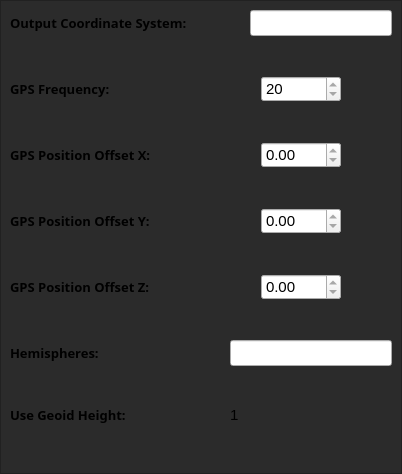
           <widget class="QWidget" name="tabRtk">
            <attribute name="title">
             <string>RTK</string>
            </attribute>
            <layout class="QVBoxLayout" name="verticalLayout_8">
             <property name="spacing">
              <number>4</number>
             </property>
             <property name="leftMargin">
              <number>0</number>
             </property>
             <property name="topMargin">
              <number>0</number>
             </property>
             <property name="rightMargin">
              <number>0</number>
             </property>
             <property name="bottomMargin">
              <number>0</number>
             </property>
             <item>
              <widget class="QFrame" name="frameRTKSetting">
               <property name="styleSheet">
                <string notr="true">QFrame{background:#2b2b2b}</string>
               </property>
               <property name="frameShape">
                <enum>QFrame::StyledPanel</enum>
               </property>
               <property name="frameShadow">
                <enum>QFrame::Raised</enum>
               </property>
               <layout class="QVBoxLayout" name="verticalLayout_10">
                <property name="spacing">
                 <number>6</number>
                </property>
                <item>
                 <layout class="QVBoxLayout" name="verticalLayout_9">
                  <property name="spacing">
                   <number>40</number>
                  </property>
                  <item>
                   <layout class="QHBoxLayout" name="horizontalLayout_29">
                    <item>
                     <widget class="QLabel" name="labelSystem">
                      <property name="minimumSize">
                       <size>
                        <width>200</width>
                        <height>0</height>
                       </size>
                      </property>
                      <property name="maximumSize">
                       <size>
                        <width>200</width>
                        <height>16777215</height>
                       </size>
                      </property>
                      <property name="font">
                       <font>
                        <family>Arial Black</family>
                        <pointsize>10</pointsize>
                        <weight>75</weight>
                        <bold>true</bold>
                       </font>
                      </property>
                      <property name="text">
                       <string>Output Coordinate System:</string>
                      </property>
                     </widget>
                    </item>
                    <item>
                     <widget class="QLineEdit" name="outputCoordinateSystem">
                      <property name="font">
                       <font>
                        <family>Arial</family>
                        <pointsize>11</pointsize>
                       </font>
                      </property>
                      <property name="readOnly">
                       <bool>true</bool>
                      </property>
                     </widget>
                    </item>
                   </layout>
                  </item>
                  <item>
                   <layout class="QHBoxLayout" name="horizontalLayout_69">
                    <item>
                     <widget class="QLabel" name="label_noOfCores_3">
                      <property name="minimumSize">
                       <size>
                        <width>160</width>
                        <height>0</height>
                       </size>
                      </property>
                      <property name="maximumSize">
                       <size>
                        <width>160</width>
                        <height>16777215</height>
                       </size>
                      </property>
                      <property name="font">
                       <font>
                        <family>Arial Black</family>
                        <pointsize>10</pointsize>
                        <weight>75</weight>
                        <bold>true</bold>
                       </font>
                      </property>
                      <property name="toolTip">
                       <string>Number of cores</string>
                      </property>
                      <property name="text">
                       <string>GPS Frequency:</string>
                      </property>
                     </widget>
                    </item>
                    <item>
                     <spacer name="horizontalSpacer_46">
                      <property name="orientation">
                       <enum>Qt::Horizontal</enum>
                      </property>
                      <property name="sizeHint" stdset="0">
                       <size>
                        <width>40</width>
                        <height>20</height>
                       </size>
                      </property>
                     </spacer>
                    </item>
                    <item>
                     <widget class="QSpinBox" name="spinBoxGpsFreq">
                      <property name="minimumSize">
                       <size>
                        <width>80</width>
                        <height>20</height>
                       </size>
                      </property>
                      <property name="font">
                       <font>
                        <pointsize>11</pointsize>
                       </font>
                      </property>
                      <property name="readOnly">
                       <bool>true</bool>
                      </property>
                      <property name="suffix">
                       <string/>
                      </property>
                      <property name="prefix">
                       <string/>
                      </property>
                      <property name="minimum">
                       <number>1</number>
                      </property>
                      <property name="maximum">
                       <number>20</number>
                      </property>
                      <property name="value">
                       <number>20</number>
                      </property>
                     </widget>
                    </item>
                    <item>
                     <spacer name="horizontalSpacer_47">
                      <property name="orientation">
                       <enum>Qt::Horizontal</enum>
                      </property>
                      <property name="sizeHint" stdset="0">
                       <size>
                        <width>40</width>
                        <height>20</height>
                       </size>
                      </property>
                     </spacer>
                    </item>
                   </layout>
                  </item>
                  <item>
                   <layout class="QHBoxLayout" name="horizontalLayout_30">
                    <item>
                     <widget class="QLabel" name="label_3">
                      <property name="minimumSize">
                       <size>
                        <width>160</width>
                        <height>0</height>
                       </size>
                      </property>
                      <property name="maximumSize">
                       <size>
                        <width>160</width>
                        <height>16777215</height>
                       </size>
                      </property>
                      <property name="font">
                       <font>
                        <family>Arial Black</family>
                        <pointsize>10</pointsize>
                        <weight>75</weight>
                        <bold>true</bold>
                       </font>
                      </property>
                      <property name="text">
                       <string>GPS Position Offset X:</string>
                      </property>
                     </widget>
                    </item>
                    <item>
                     <spacer name="horizontalSpacer_21">
                      <property name="orientation">
                       <enum>Qt::Horizontal</enum>
                      </property>
                      <property name="sizeHint" stdset="0">
                       <size>
                        <width>40</width>
                        <height>20</height>
                       </size>
                      </property>
                     </spacer>
                    </item>
                    <item alignment="Qt::AlignHCenter">
                     <widget class="QDoubleSpinBox" name="doubleSpinBoxXRtk">
                      <property name="minimumSize">
                       <size>
                        <width>80</width>
                        <height>20</height>
                       </size>
                      </property>
                      <property name="font">
                       <font>
                        <pointsize>11</pointsize>
                       </font>
                      </property>
                      <property name="readOnly">
                       <bool>true</bool>
                      </property>
                      <property name="minimum">
                       <double>-5.000000000000000</double>
                      </property>
                      <property name="maximum">
                       <double>5.000000000000000</double>
                      </property>
                     </widget>
                    </item>
                    <item>
                     <spacer name="horizontalSpacer">
                      <property name="orientation">
                       <enum>Qt::Horizontal</enum>
                      </property>
                      <property name="sizeHint" stdset="0">
                       <size>
                        <width>40</width>
                        <height>20</height>
                       </size>
                      </property>
                     </spacer>
                    </item>
                   </layout>
                  </item>
                  <item>
                   <layout class="QHBoxLayout" name="horizontalLayout_39">
                    <item>
                     <widget class="QLabel" name="label_4">
                      <property name="minimumSize">
                       <size>
                        <width>160</width>
                        <height>0</height>
                       </size>
                      </property>
                      <property name="maximumSize">
                       <size>
                        <width>160</width>
                        <height>16777215</height>
                       </size>
                      </property>
                      <property name="font">
                       <font>
                        <family>Arial Black</family>
                        <pointsize>10</pointsize>
                        <weight>75</weight>
                        <bold>true</bold>
                       </font>
                      </property>
                      <property name="text">
                       <string>GPS Position Offset Y:</string>
                      </property>
                     </widget>
                    </item>
                    <item>
                     <spacer name="horizontalSpacer_37">
                      <property name="orientation">
                       <enum>Qt::Horizontal</enum>
                      </property>
                      <property name="sizeHint" stdset="0">
                       <size>
                        <width>40</width>
                        <height>20</height>
                       </size>
                      </property>
                     </spacer>
                    </item>
                    <item>
                     <widget class="QDoubleSpinBox" name="doubleSpinBoxYRtk">
                      <property name="minimumSize">
                       <size>
                        <width>80</width>
                        <height>20</height>
                       </size>
                      </property>
                      <property name="font">
                       <font>
                        <pointsize>11</pointsize>
                       </font>
                      </property>
                      <property name="readOnly">
                       <bool>true</bool>
                      </property>
                      <property name="minimum">
                       <double>-5.000000000000000</double>
                      </property>
                      <property name="maximum">
                       <double>5.000000000000000</double>
                      </property>
                     </widget>
                    </item>
                    <item>
                     <spacer name="horizontalSpacer_36">
                      <property name="orientation">
                       <enum>Qt::Horizontal</enum>
                      </property>
                      <property name="sizeHint" stdset="0">
                       <size>
                        <width>40</width>
                        <height>20</height>
                       </size>
                      </property>
                     </spacer>
                    </item>
                   </layout>
                  </item>
                  <item>
                   <layout class="QHBoxLayout" name="horizontalLayout_40">
                    <item>
                     <widget class="QLabel" name="label_5">
                      <property name="minimumSize">
                       <size>
                        <width>160</width>
                        <height>0</height>
                       </size>
                      </property>
                      <property name="maximumSize">
                       <size>
                        <width>160</width>
                        <height>16777215</height>
                       </size>
                      </property>
                      <property name="font">
                       <font>
                        <family>Arial Black</family>
                        <pointsize>10</pointsize>
                        <weight>75</weight>
                        <bold>true</bold>
                       </font>
                      </property>
                      <property name="text">
                       <string>GPS Position Offset Z:</string>
                      </property>
                     </widget>
                    </item>
                    <item>
                     <spacer name="horizontalSpacer_39">
                      <property name="orientation">
                       <enum>Qt::Horizontal</enum>
                      </property>
                      <property name="sizeHint" stdset="0">
                       <size>
                        <width>40</width>
                        <height>20</height>
                       </size>
                      </property>
                     </spacer>
                    </item>
                    <item>
                     <widget class="QDoubleSpinBox" name="doubleSpinBoxZRtk">
                      <property name="minimumSize">
                       <size>
                        <width>80</width>
                        <height>20</height>
                       </size>
                      </property>
                      <property name="font">
                       <font>
                        <pointsize>11</pointsize>
                       </font>
                      </property>
                      <property name="readOnly">
                       <bool>true</bool>
                      </property>
                      <property name="minimum">
                       <double>-5.000000000000000</double>
                      </property>
                      <property name="maximum">
                       <double>5.000000000000000</double>
                      </property>
                     </widget>
                    </item>
                    <item>
                     <spacer name="horizontalSpacer_38">
                      <property name="orientation">
                       <enum>Qt::Horizontal</enum>
                      </property>
                      <property name="sizeHint" stdset="0">
                       <size>
                        <width>40</width>
                        <height>20</height>
                       </size>
                      </property>
                     </spacer>
                    </item>
                   </layout>
                  </item>
                  <item>
                   <layout class="QHBoxLayout" name="horizontalLayout_31">
                    <item>
                     <widget class="QLabel" name="labelSystem_2">
                      <property name="minimumSize">
                       <size>
                        <width>180</width>
                        <height>0</height>
                       </size>
                      </property>
                      <property name="font">
                       <font>
                        <family>Arial Black</family>
                        <pointsize>10</pointsize>
                        <weight>75</weight>
                        <bold>true</bold>
                       </font>
                      </property>
                      <property name="text">
                       <string>Hemispheres:</string>
                      </property>
                     </widget>
                    </item>
                    <item>
                     <widget class="QLineEdit" name="lineEditHemi">
                      <property name="font">
                       <font>
                        <family>Arial</family>
                        <pointsize>11</pointsize>
                       </font>
                      </property>
                      <property name="readOnly">
                       <bool>true</bool>
                      </property>
                     </widget>
                    </item>
                   </layout>
                  </item>
                  <item>
                   <layout class="QHBoxLayout" name="horizontalLayout_71">
                    <item>
                     <widget class="QLabel" name="labelAlgorithm1Label_3">
                      <property name="minimumSize">
                       <size>
                        <width>180</width>
                        <height>0</height>
                       </size>
                      </property>
                      <property name="font">
                       <font>
                        <family>Arial Black</family>
                        <pointsize>10</pointsize>
                        <weight>75</weight>
                        <bold>true</bold>
                       </font>
                      </property>
                      <property name="text">
                       <string>Use Geoid Height: </string>
                      </property>
                     </widget>
                    </item>
                    <item>
                     <widget class="QLabel" name="labelGeoid">
                      <property name="font">
                       <font>
                        <pointsize>11</pointsize>
                       </font>
                      </property>
                      <property name="text">
                       <string>1</string>
                      </property>
                     </widget>
                    </item>
                   </layout>
                  </item>
                 </layout>
                </item>
                <item>
                 <spacer name="verticalSpacer">
                  <property name="orientation">
                   <enum>Qt::Vertical</enum>
                  </property>
                  <property name="sizeHint" stdset="0">
                   <size>
                    <width>20</width>
                    <height>40</height>
                   </size>
                  </property>
                 </spacer>
                </item>
               </layout>
              </widget>
             </item>
            </layout>
           </widget>
